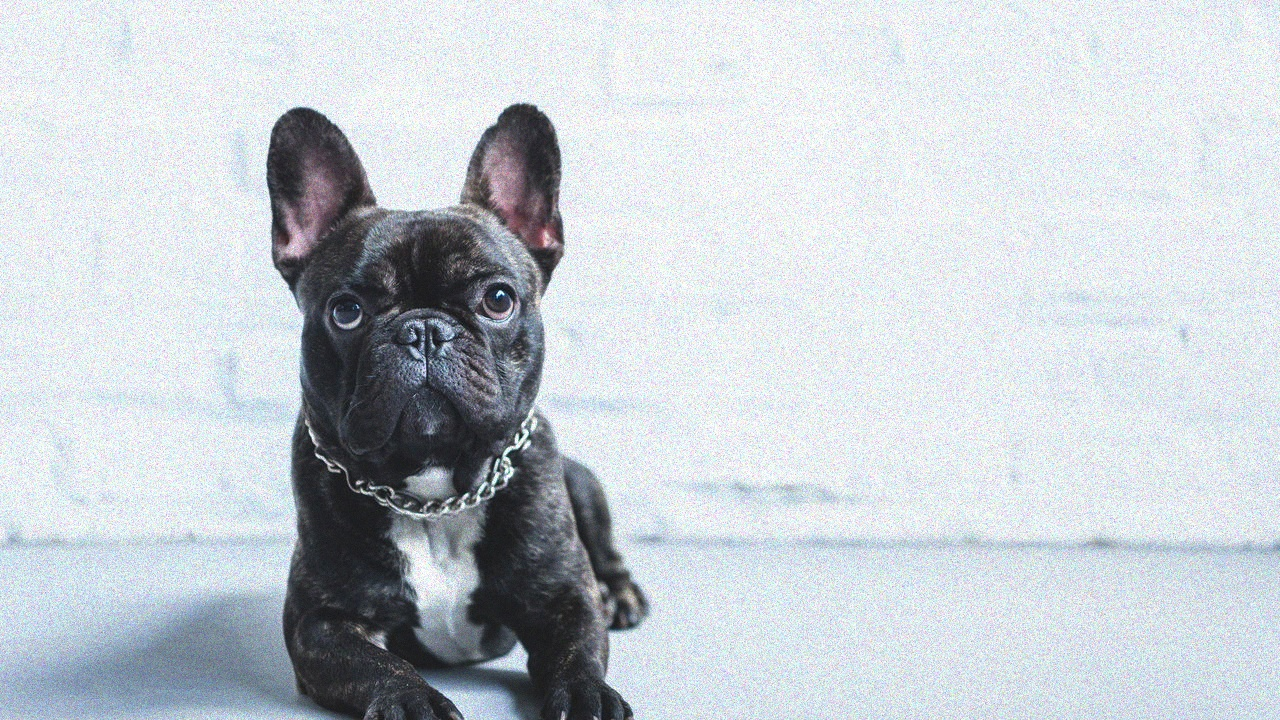
#> input picture images/input/dog.png, 1280 x 720 px, found by its file name
$ python convolution.py
#> lines starting #> are read from the running program, lines starting #| are printed output that depends on the picture
#> in main, image is the input picture: shape (720, 1280, 3); mean B, G, R 210, 204.3, 197.7
### vision/grayscale.py
import cv2
import numpy as np
import matplotlib.pyplot as plt


def rgb_to_grayscale(image):
    """
    Converte uma imagem RGB para escala de cinza
    Fórmula:
    Gray = 0.299R + 0.587G + 0.114B
    """

    # Separa os canais
    red = image[:, :, 0]
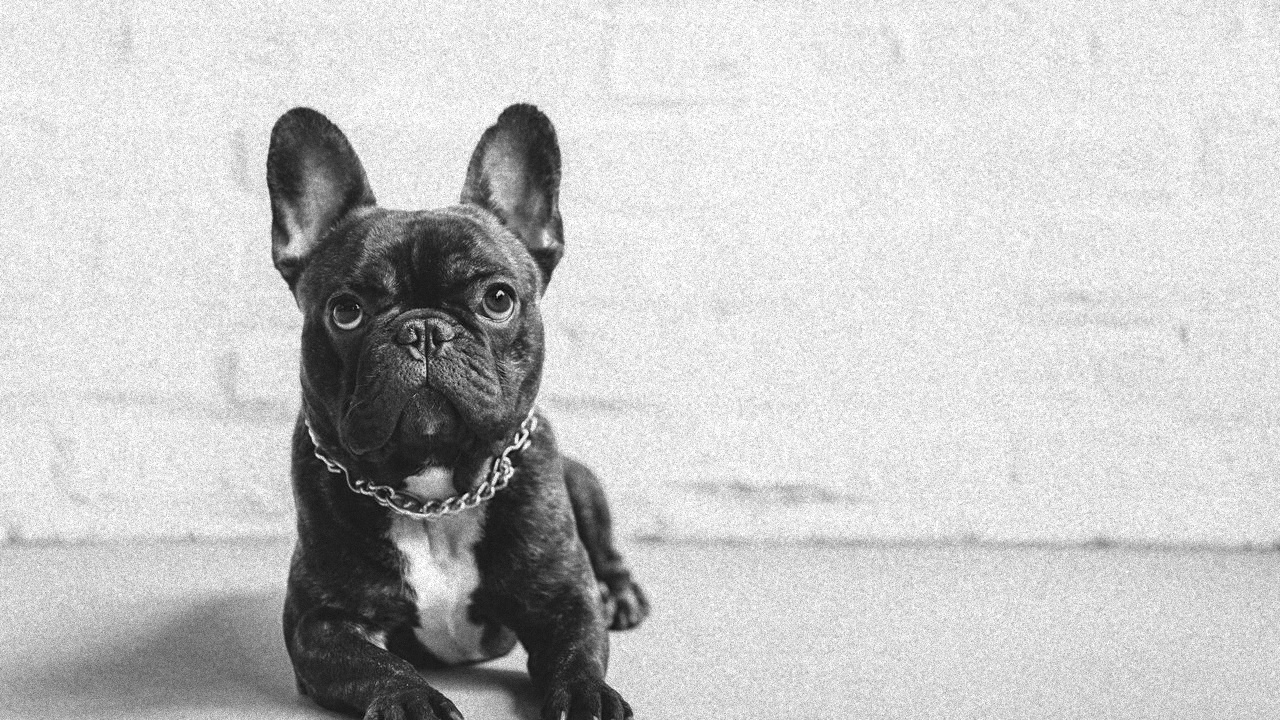
#> red: shape (720, 1280); min 0, max 255, mean 197.7
    green = image[:, :, 1]
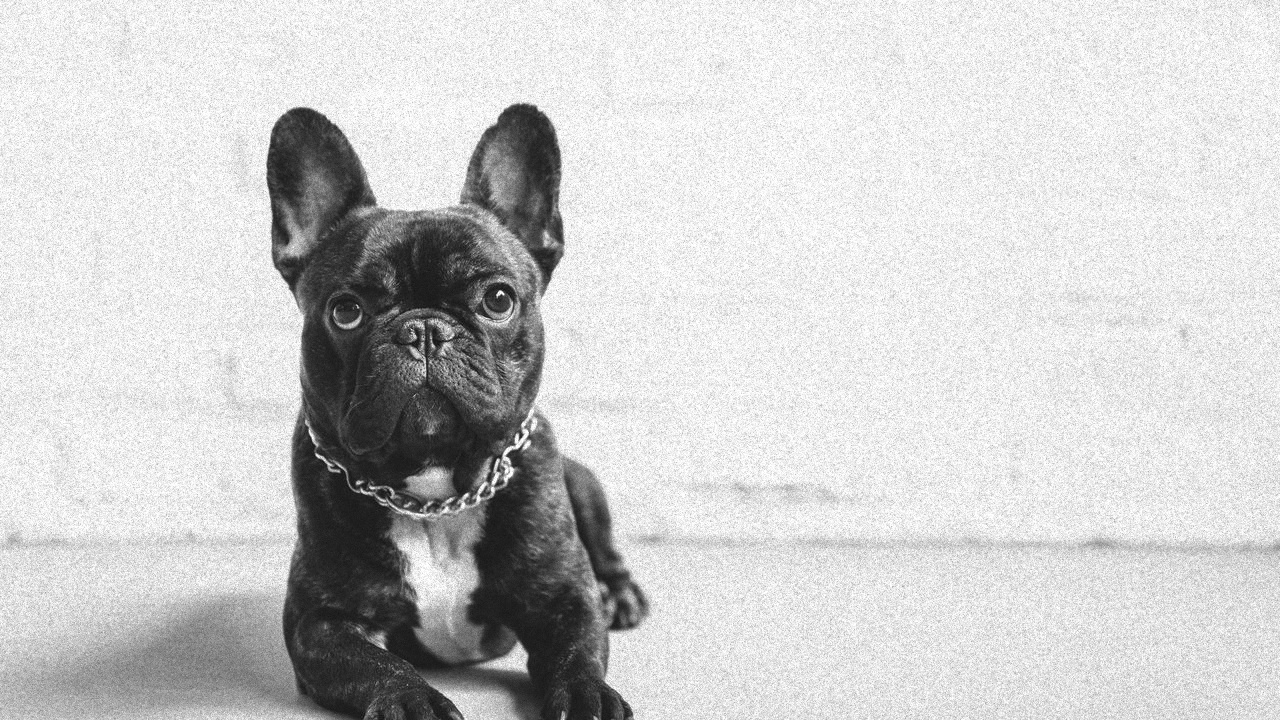
#> green: shape (720, 1280); min 12, max 255, mean 204.3
    blue = image[:, :, 2]

    # Aplica fórmula de luminância
    grayscale = (
        0.299 * red +
        0.587 * green +
        0.114 * blue
    )

    return grayscale.astype(np.uint8)


# [20 lines left out: function main, not called in this run]


# [2 lines that do not run on import are left out]

### vision/convolution.py
import numpy as np
import matplotlib.pyplot as plt
import cv2

from vision.grayscale import rgb_to_grayscale


def apply_convolution(image, kernel):
    """
    Aplica convolução manual em uma imagem
    """

    # Dimensões da imagem
    image_height, image_width = image.shape
#> image_height = 720; image_width = 1280

    # Dimensões do kernel
    kernel_height, kernel_width = kernel.shape

    # Calcula padding
    pad_h = kernel_height // 2
    pad_w = kernel_width // 2

    # Cria imagem com padding
    padded_image = np.pad(
        image,
        ((pad_h, pad_h), (pad_w, pad_w)),
        mode='constant'
    )

    # Cria saída vazia
    output = np.zeros_like(image)

    # Percorre pixels da imagem
    for y in range(image_height):

        for x in range(image_width):

            # Extrai região local
            region = padded_image[
                y:y + kernel_height,
                x:x + kernel_width
            ]

            # Multiplicação elemento a elemento
            value = np.sum(region * kernel)

            # Salva resultado
            output[y, x] = value
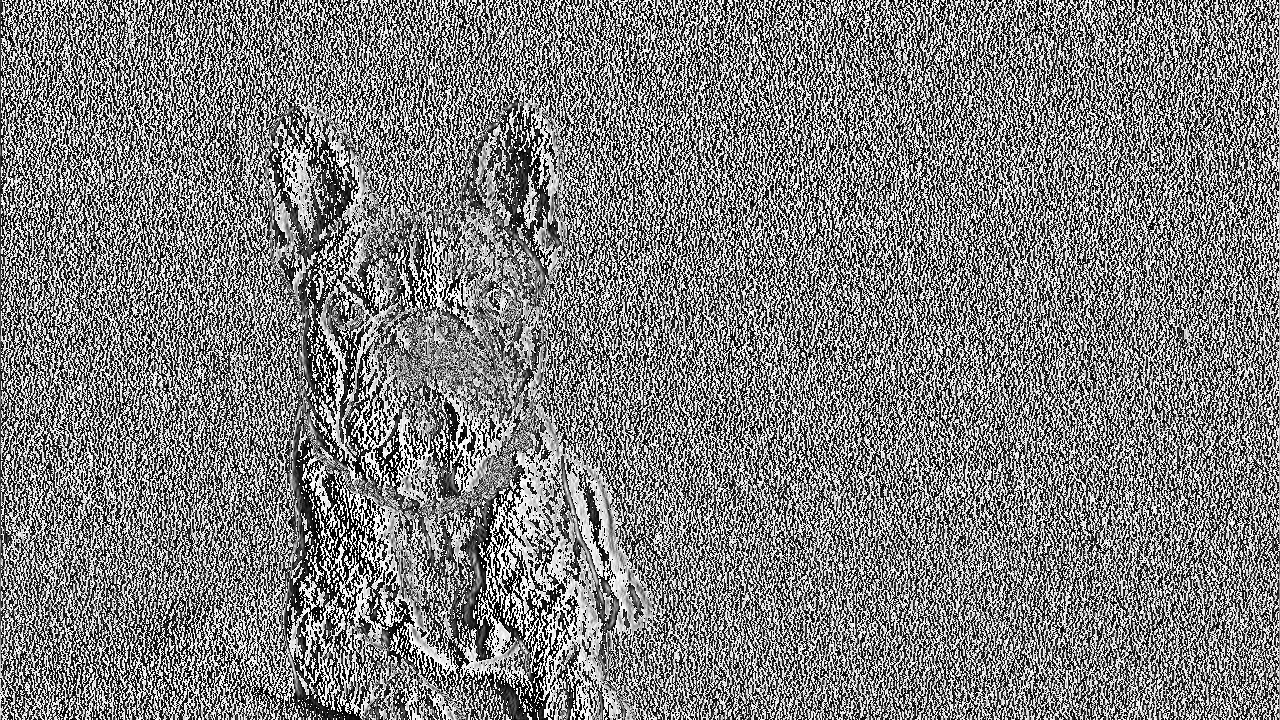
#> output: shape (720, 1280); min 0, max 255, mean 126.1

    return output


def main():

    # Carrega imagem
    image = cv2.imread("images/input/dog.png")

    # BGR -> RGB
    image = cv2.cvtColor(image, cv2.COLOR_BGR2RGB)

    # Grayscale
    gray = rgb_to_grayscale(image)

    # Kernel simples de teste
    kernel = np.array([
        [1, 0, -1],
        [1, 0, -1],
        [1, 0, -1]
    ])

    # Aplica convolução
    result = apply_convolution(gray, kernel)

    # Mostra resultado
    plt.figure(figsize=(10, 5))

    plt.subplot(1, 2, 1)
    plt.imshow(gray, cmap='gray')
    plt.title("Original")

    plt.subplot(1, 2, 2)
    plt.imshow(result, cmap='gray')
    plt.title("Convolução")

    plt.show()
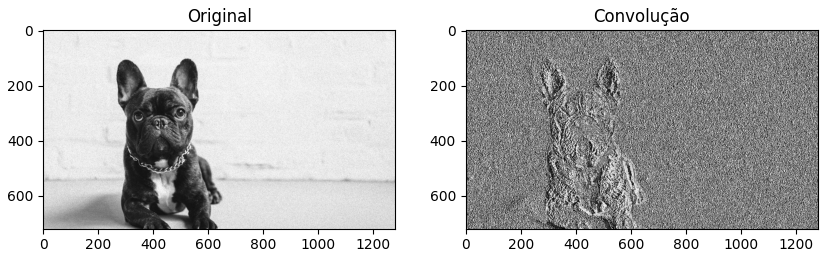
#> figure drawn by matplotlib, 2 panels


if __name__ == "__main__":
    main()
